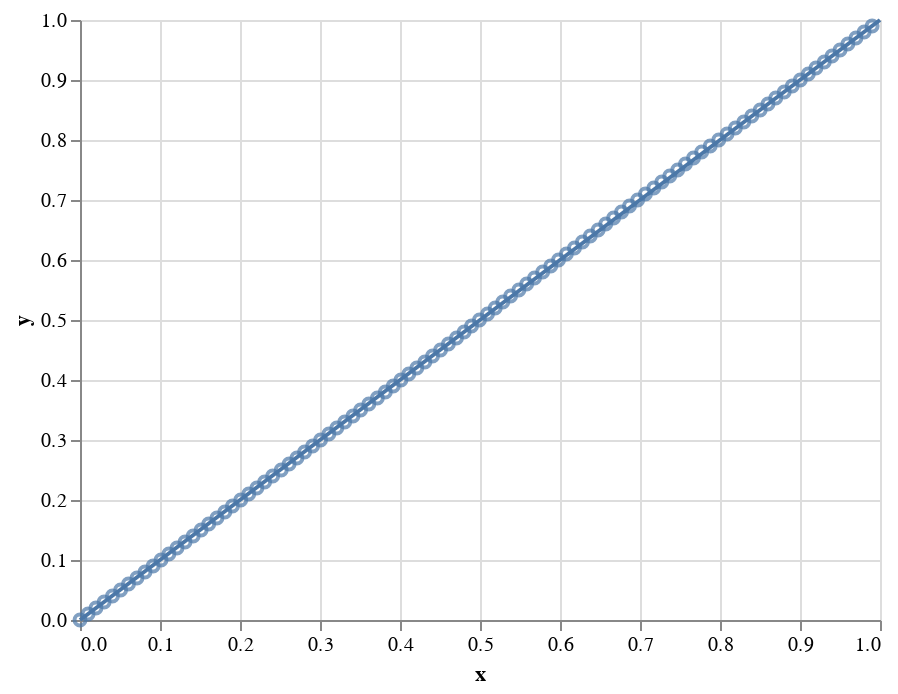

Here is the notebook cell this chart was saved with:
### Code cell
x = np.random.random(size=100000)

x, y = bootcamp_utils.ecdf_vals(x)

df_ecdf = pd.DataFrame(data={'x': x[::1000],
                            'y': y[::1000]})

df_cdf = pd.DataFrame(data={'x': [0, 1],
                           'y': [0, 1]})

p_ecdf = alt.Chart(df_ecdf
                ).mark_point(
                ).encode(
                    x='x:Q',
                    y='y:Q'
                )

p_cdf = alt.Chart(df_cdf
                ).mark_line(
                ).encode(
                    x='x:Q',
                    y='y:Q'
                )

p_cdf + p_ecdf

### Figure 1 — Vega-Lite specification as saved in the notebook (floating-point values rounded to 4 significant figures)
{"$schema": "https://vega.github.io/schema/vega-lite/v2.4.3.json", "config": {"view": {"height": 300, "width": 400}}, "layer": [{"data": {"values": [{"x": 0, "y": 0}, {"x": 1, "y": 1}]}, "encoding": {"x": {"field": "x", "type": "quantitative"}, "y": {"field": "y", "type": "quantitative"}}, "mark": "line"}, {"data": {"values": [{"x": 5.461e-06, "y": 1e-05}, {"x": 0.01008, "y": 0.01001}, {"x": 0.01995, "y": 0.02001}, {"x": 0.03016, "y": 0.03001}, {"x": 0.04058, "y": 0.04001}, {"x": 0.05077, "y": 0.05001}, {"x": 0.06059, "y": 0.06001}, {"x": 0.07119, "y": 0.07001}, {"x": 0.08124, "y": 0.08001}, {"x": 0.0914, "y": 0.09001}, {"x": 0.1013, "y": 0.1}, {"x": 0.1111, "y": 0.11}, {"x": 0.1212, "y": 0.12}, {"x": 0.1313, "y": 0.13}, {"x": 0.1414, "y": 0.14}, {"x": 0.1514, "y": 0.15}, {"x": 0.1609, "y": 0.16}, {"x": 0.1711, "y": 0.17}, {"x": 0.181, "y": 0.18}, {"x": 0.1906, "y": 0.19}, {"x": 0.2009, "y": 0.2}, {"x": 0.2109, "y": 0.21}, {"x": 0.2211, "y": 0.22}, {"x": 0.2308, "y": 0.23}, {"x": 0.2408, "y": 0.24}, {"x": 0.2515, "y": 0.25}, {"x": 0.2614, "y": 0.26}, {"x": 0.2712, "y": 0.27}, {"x": 0.2807, "y": 0.28}, {"x": 0.2908, "y": 0.29}, {"x": 0.3007, "y": 0.3}, {"x": 0.3111, "y": 0.31}, {"x": 0.321, "y": 0.32}, {"x": 0.3309, "y": 0.33}, {"x": 0.3412, "y": 0.34}, {"x": 0.3507, "y": 0.35}, {"x": 0.361, "y": 0.36}, {"x": 0.3717, "y": 0.37}, {"x": 0.3816, "y": 0.38}, {"x": 0.3915, "y": 0.39}, {"x": 0.4012, "y": 0.4}, {"x": 0.411, "y": 0.41}, {"x": 0.421, "y": 0.42}, {"x": 0.431, "y": 0.43}, {"x": 0.4407, "y": 0.44}, {"x": 0.4507, "y": 0.45}, {"x": 0.4605, "y": 0.46}, {"x": 0.4706, "y": 0.47}, {"x": 0.4802, "y": 0.48}, {"x": 0.4894, "y": 0.49}, {"x": 0.4993, "y": 0.5}, {"x": 0.5094, "y": 0.51}, {"x": 0.519, "y": 0.52}, {"x": 0.5285, "y": 0.53}, {"x": 0.5383, "y": 0.54}, {"x": 0.5486, "y": 0.55}, {"x": 0.5583, "y": 0.56}, {"x": 0.5682, "y": 0.57}, {"x": 0.5784, "y": 0.58}, {"x": 0.5885, "y": 0.59}, {"x": 0.5981, "y": 0.6}, {"x": 0.608, "y": 0.61}, {"x": 0.6181, "y": 0.62}, {"x": 0.628, "y": 0.63}, {"x": 0.6378, "y": 0.64}, {"x": 0.6477, "y": 0.65}, {"x": 0.6572, "y": 0.66}, {"x": 0.667, "y": 0.67}, {"x": 0.6769, "y": 0.68}, {"x": 0.6869, "y": 0.69}, {"x": 0.6971, "y": 0.7}, {"x": 0.7068, "y": 0.71}, {"x": 0.7173, "y": 0.72}, {"x": 0.7272, "y": 0.73}, {"x": 0.7372, "y": 0.74}, {"x": 0.7471, "y": 0.75}, {"x": 0.7568, "y": 0.76}, {"x": 0.7669, "y": 0.77}, {"x": 0.7771, "y": 0.78}, {"x": 0.7878, "y": 0.79}, {"x": 0.7985, "y": 0.8}, {"x": 0.8088, "y": 0.81}, {"x": 0.8192, "y": 0.82}, {"x": 0.8297, "y": 0.83}, {"x": 0.8397, "y": 0.84}, {"x": 0.8502, "y": 0.85}, {"x": 0.86, "y": 0.86}, {"x": 0.8697, "y": 0.87}, {"x": 0.8803, "y": 0.88}, {"x": 0.8903, "y": 0.89}, {"x": 0.9004, "y": 0.9}, {"x": 0.9104, "y": 0.91}, {"x": 0.9199, "y": 0.92}, {"x": 0.9303, "y": 0.93}, {"x": 0.9401, "y": 0.94}, {"x": 0.9501, "y": 0.95}, {"x": 0.9598, "y": 0.96}, {"x": 0.9699, "y": 0.97}, {"x": 0.9802, "y": 0.98}, {"x": 0.9902, "y": 0.99}]}, "encoding": {"x": {"field": "x", "type": "quantitative"}, "y": {"field": "y", "type": "quantitative"}}, "mark": "point"}]}
